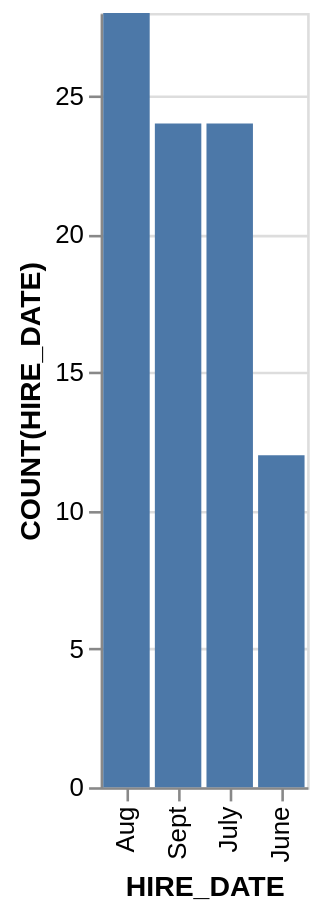

Write the Vega-Lite specification saved for this chart.
### Vega-Lite specification from a JSON file in a GitHub repository (floating-point values rounded to 4 significant figures)
{"data": {"values": [{"x_data": "Aug", "y_data": 28}, {"x_data": "Sept", "y_data": 24}, {"x_data": "July", "y_data": 24}, {"x_data": "June", "y_data": 12}]}, "mark": "bar", "encoding": {"x": {"field": "x_data", "type": "nominal", "title": "HIRE_DATE", "sort": {"op": "sum", "field": "y_data", "order": "descending"}}, "y": {"field": "y_data", "type": "quantitative", "title": "COUNT(HIRE_DATE)"}}}
